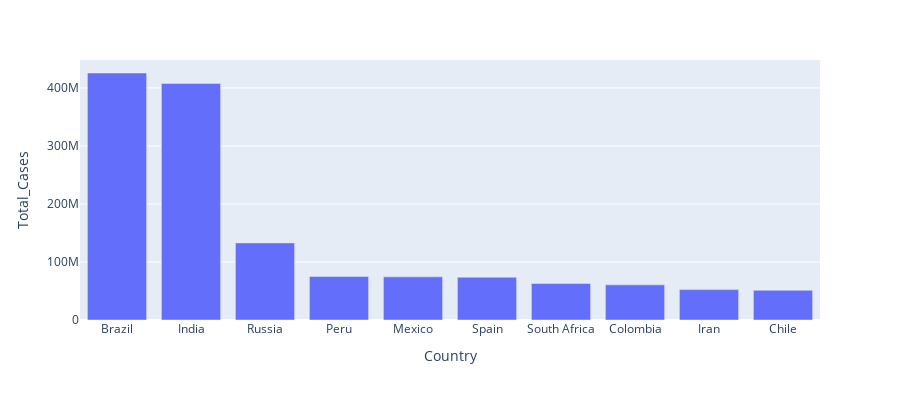

The cell this chart's notebook holds for it:
### Markdown cell above
### Top 10 Country by Highest Covid-19 Cases

### Code cell
fig = px.bar(top_10_case, x = 'Country', y = 'Total_Cases',
                 hover_data = ['Total_deaths','GDP'],
                 labels = {'Total_deaths':'Total deaths'}, height = 400
             )
fig.show()

### Figure 1 — Plotly figure (JSON) as saved in the notebook; plotly's stock layout.template omitted (floating-point values rounded to 4 significant figures)
{"data": [{"alignmentgroup": "True", "customdata": [[14340567, 9.829], [7247327, 9.19], [2131571, 7.359], [3020038, 11.36], [7295850, 10.54], [5510624, 9.931], [1357682, 11.12], [1936134, 9.65], [2914070, 8.13], [1283880, 7.254]], "hovertemplate": "Country=%{x}<br>Total_Cases=%{y}<br>Total deaths=%{customdata[0]}<br>GDP=%{customdata[1]}<extra></extra>", "legendgroup": "", "marker": {"color": "#636efa", "pattern": {"shape": ""}}, "name": "", "offsetgroup": "", "orientation": "v", "showlegend": false, "textposition": "auto", "type": "bar", "x": ["Brazil", "India", "Russia", "Peru", "Mexico", "Spain", "South Africa", "Colombia", "Iran", "Chile"], "xaxis": "x", "y": [425704517, 407771615, 132888951, 74882695, 74347548, 73717676, 63027659, 60543682, 52421884, 51268034], "yaxis": "y"}], "layout": {"barmode": "relative", "height": 400, "legend": {"tracegroupgap": 0}, "margin": {"t": 60}, "xaxis": {"anchor": "y", "domain": [0, 1], "title": {"text": "Country"}}, "yaxis": {"anchor": "x", "domain": [0, 1], "title": {"text": "Total_Cases"}}}}
